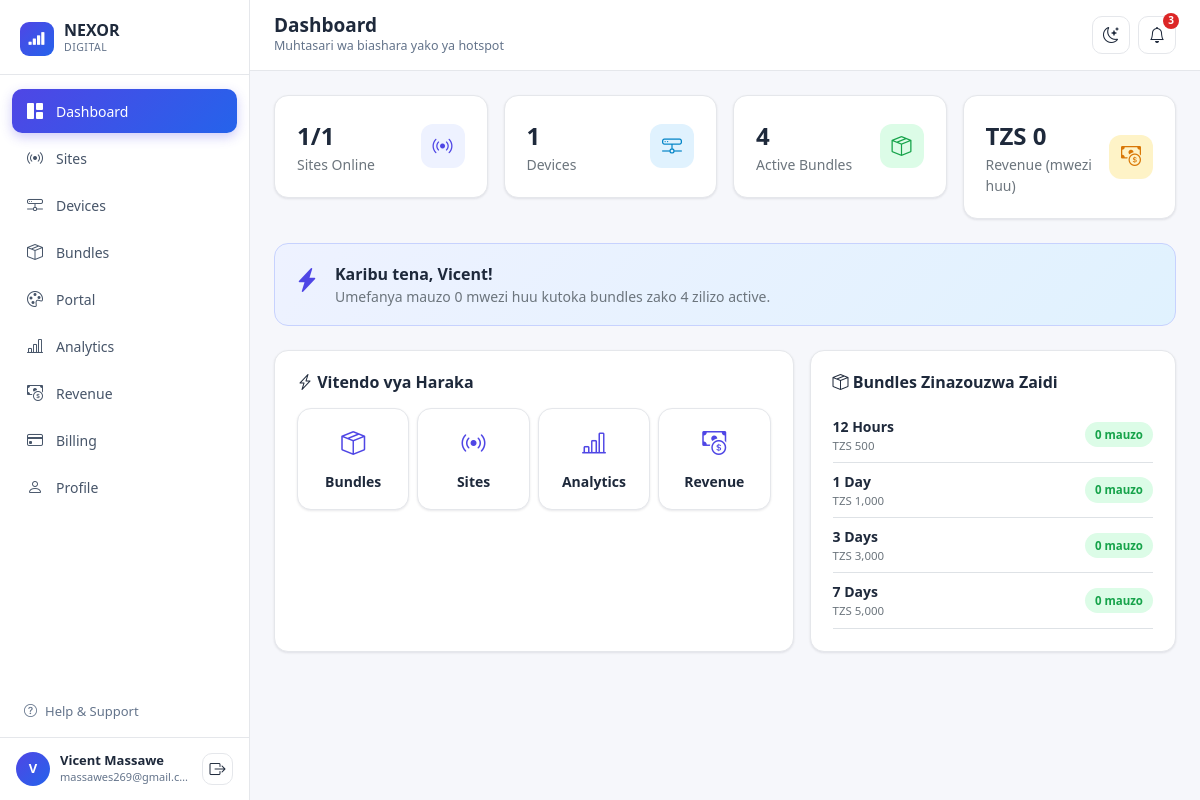
/admin.php (signed in), run on the app's committed database.
### tables this page shows
CREATE TABLE IF NOT EXISTS users (
  id             INT AUTO_INCREMENT PRIMARY KEY,
  username       VARCHAR(50)  NOT NULL UNIQUE,
  password_hash  VARCHAR(255) NOT NULL,
  first_name     VARCHAR(100) NOT NULL DEFAULT '',
  last_name      VARCHAR(100) NOT NULL DEFAULT '',
  email          VARCHAR(150) NOT NULL,
  phone          VARCHAR(30)  DEFAULT '',
  account_type   VARCHAR(50)  DEFAULT 'Customer Account',
  member_since   DATE         DEFAULT NULL,
  bank_name      VARCHAR(50)  DEFAULT '',
  account_number VARCHAR(50)  DEFAULT '',
  plan           VARCHAR(50)  DEFAULT 'Free',
  plan_price     INT          DEFAULT 0,
  billing_cycle  VARCHAR(20)  DEFAULT 'Monthly',
  next_renewal   DATE         DEFAULT NULL,
  created_at     TIMESTAMP    DEFAULT CURRENT_TIMESTAMP
);

CREATE TABLE IF NOT EXISTS sites (
  id           INT AUTO_INCREMENT PRIMARY KEY,
  name         VARCHAR(150) NOT NULL,
  location     VARCHAR(200) DEFAULT '',
  status       ENUM('online','offline') DEFAULT 'online',
  created_at   TIMESTAMP DEFAULT CURRENT_TIMESTAMP
);

CREATE TABLE IF NOT EXISTS bundles (
  id             INT AUTO_INCREMENT PRIMARY KEY,
  name           VARCHAR(100) NOT NULL,
  duration_value INT NOT NULL DEFAULT 1,
  duration_unit  ENUM('hours','days','weeks') DEFAULT 'days',
  price          INT NOT NULL DEFAULT 0,
  speed          VARCHAR(50) DEFAULT 'Unlimited',
  data_limit     VARCHAR(50) DEFAULT 'Unlimited',
  status         ENUM('active','inactive') DEFAULT 'active',
  created_at     TIMESTAMP DEFAULT CURRENT_TIMESTAMP
);

### admin.php (called while the page is built, shortened)
<?php
require __DIR__ . '/includes/config.php';
$page = $_GET['page'] ?? 'dashboard';
$data = load_app_data();
require __DIR__ . '/includes/layout_top.php';
require __DIR__ . "/pages/{$page}.php";
require __DIR__ . '/includes/layout_bottom.php';

### includes/config.php (called while the page is built, shortened)
<?php
function money(float $amount): string {
    return number_format($amount, 0);
}
function current_user_id(): int {
    return (int) ($_SESSION['user_id'] ?? 1);
}
function load_app_data(): array {
    $pdo = db();
    $userId = current_user_id();
    $profile = $pdo->prepare('SELECT * FROM users WHERE id = ?');
    $profile->execute([$userId]);
    $user = $profile->fetch() ?: [];
    $sites = $pdo->query(
        'SELECT s.*, COUNT(d.id) AS device_count
           FROM sites s
           LEFT JOIN devices d ON d.site_id = s.id
          GROUP BY s.id
          ORDER BY s.id'
    )->fetchAll();
    $devices = $pdo->query('SELECT * FROM devices ORDER BY id')->fetchAll();
    $bundles = $pdo->query(
        "SELECT b.*,
                COALESCE(m.qty, 0) AS sales_month,
                COALESCE(m.revenue, 0) AS revenue_month
           FROM bundles b
           LEFT JOIN (
                SELECT bundle_id, SUM(quantity) AS qty, SUM(amount) AS revenue
                  FROM sales
                 WHERE YEAR(sold_at) = YEAR(CURDATE()) AND MONTH(sold_at) = MONTH(CURDATE())
                 GROUP BY bundle_id
           ) m ON m.bundle_id = b.id
          ORDER BY b.id"
    )->fetchAll();
    $invoices = $pdo->query('SELECT * FROM billing_invoices ORDER BY invoice_date DESC')->fetchAll();
    $portalStmt = $pdo->query('SELECT * FROM portal_settings WHERE id = 1');
    $portal = $portalStmt->fetch() ?: [
        'business_name' => 'GAMBADEN HOTSPOT',
        'welcome_text'  => 'Internet ya Uhakika kwa Bei Nafuu',
        'primary_color' => '#4f46e5',
        'lipa_number'   => '140197316',
        'contact_phone' => '+255745325531',
    ];
    return [
        'sites' => $sites,
        'devices' => $devices,
        'bundles' => $bundles,
        'portal' => $portal,
        'profile' => [
            'first_name' => $user['first_name'] ?? '',
            'last_name'  => $user['last_name'] ?? '',
            'email'      => $user['email'] ?? '',
            'phone'      => $user['phone'] ?? '',
            'account_type' => $user['account_type'] ?? 'Customer Account',
            'member_since' => !empty($user['member_since']) ? date('d M Y', strtotime($user['member_since'])) : '',
            'bank_name'    => $user['bank_name'] ?? '',
            'account_number' => $user['account_number'] ?? '',
        ],
        'billing' => [
            'plan'         => $user['plan'] ?? 'Free',
            'price'        => (int) ($user['plan_price'] ?? 0),
            'cycle'        => $user['billing_cycle'] ?? 'Monthly',
            'next_renewal' => !empty($user['next_renewal']) ? date('d M Y', strtotime($user['next_renewal'])) : '',
            'invoices'     => array_map(fn($inv) => [
                'id' => $inv['invoice_no'],
                'date' => date('d M Y', strtotime($inv['invoice_date'])),
                'amount' => (int) $inv['amount'],
                'status' => $inv['status'],
            ], $invoices),
        ],
    ];
}

### pages/dashboard.php (the view)
<?php if (!defined('NEXOR_APP')) { http_response_code(403); exit; }
$totalSites    = count($data['sites']);
$onlineSites   = count(array_filter($data['sites'], fn($s) => $s['status'] === 'online'));
$totalDevices  = count($data['devices']);
$activeBundles = count(array_filter($data['bundles'], fn($b) => $b['status'] === 'active'));
$monthRevenue  = array_sum(array_column($data['bundles'], 'revenue_month'));
$monthSales    = array_sum(array_column($data['bundles'], 'sales_month'));
?>
<div class="row g-3 mb-4">
  <div class="col-6 col-lg-3">
    <div class="nx-card nx-card-body d-flex align-items-center justify-content-between">
      <div>
        <div class="fs-4 fw-bold"><?= $onlineSites ?>/<?= $totalSites ?></div>
        <div class="text-secondary small">Sites Online</div>
      </div>
      <div class="nx-stat-icon" style="background:#eef2ff;color:var(--nx-primary);"><i class="bi bi-broadcast"></i></div>
    </div>
  </div>
  <div class="col-6 col-lg-3">
    <div class="nx-card nx-card-body d-flex align-items-center justify-content-between">
      <div>
        <div class="fs-4 fw-bold"><?= $totalDevices ?></div>
        <div class="text-secondary small">Devices</div>
      </div>
      <div class="nx-stat-icon" style="background:#e0f2fe;color:#0284c7;"><i class="bi bi-hdd-network"></i></div>
    </div>
  </div>
  <div class="col-6 col-lg-3">
    <div class="nx-card nx-card-body d-flex align-items-center justify-content-between">
      <div>
        <div class="fs-4 fw-bold"><?= $activeBundles ?></div>
        <div class="text-secondary small">Active Bundles</div>
      </div>
      <div class="nx-stat-icon" style="background:#dcfce7;color:var(--nx-success);"><i class="bi bi-box-seam"></i></div>
    </div>
  </div>
  <div class="col-6 col-lg-3">
    <div class="nx-card nx-card-body d-flex align-items-center justify-content-between">
      <div>
        <div class="fs-4 fw-bold">TZS <?= money($monthRevenue) ?></div>
        <div class="text-secondary small">Revenue (mwezi huu)</div>
      </div>
      <div class="nx-stat-icon" style="background:#fef3c7;color:var(--nx-warning);"><i class="bi bi-cash-coin"></i></div>
    </div>
  </div>
</div>
<div class="nx-tip-banner mb-4 d-flex align-items-start gap-3">
  <i class="bi bi-lightning-charge-fill fs-4" style="color:var(--nx-primary);"></i>
  <div>
    <div class="fw-semibold">Karibu tena, <?= htmlspecialchars($data['profile']['first_name']) ?>!</div>
    <div class="text-secondary small">Umefanya mauzo <?= $monthSales ?> mwezi huu kutoka bundles zako <?= $activeBundles ?> zilizo active.</div>
  </div>
</div>
<div class="row g-3">
  <div class="col-lg-7">
    <div class="nx-card nx-card-body h-100">
      <h6 class="fw-bold mb-3"><i class="bi bi-lightning-charge"></i> Vitendo vya Haraka</h6>
      <div class="row g-2">
        <div class="col-6 col-md-3">
          <a href="admin.php?page=bundles" class="nx-card nx-card-body text-center text-decoration-none d-block py-3">
            <i class="bi bi-box-seam fs-4 d-block mb-2" style="color:var(--nx-primary);"></i>
            <span class="small fw-semibold" style="color:var(--nx-text);">Bundles</span>
          </a>
        </div>
        <div class="col-6 col-md-3">
          <a href="admin.php?page=sites" class="nx-card nx-card-body text-center text-decoration-none d-block py-3">
            <i class="bi bi-broadcast fs-4 d-block mb-2" style="color:var(--nx-primary);"></i>
            <span class="small fw-semibold" style="color:var(--nx-text);">Sites</span>
          </a>
        </div>
        <div class="col-6 col-md-3">
          <a href="admin.php?page=analytics" class="nx-card nx-card-body text-center text-decoration-none d-block py-3">
            <i class="bi bi-bar-chart-line fs-4 d-block mb-2" style="color:var(--nx-primary);"></i>
            <span class="small fw-semibold" style="color:var(--nx-text);">Analytics</span>
          </a>
        </div>
        <div class="col-6 col-md-3">
          <a href="admin.php?page=revenue" class="nx-card nx-card-body text-center text-decoration-none d-block py-3">
            <i class="bi bi-cash-coin fs-4 d-block mb-2" style="color:var(--nx-primary);"></i>
            <span class="small fw-semibold" style="color:var(--nx-text);">Revenue</span>
          </a>
        </div>
      </div>
    </div>
  </div>
  <div class="col-lg-5">
    <div class="nx-card nx-card-body h-100">
      <h6 class="fw-bold mb-3"><i class="bi bi-box-seam"></i> Bundles Zinazouzwa Zaidi</h6>
      <?php
      $top = $data['bundles'];
      usort($top, fn($a, $b) => $b['sales_month'] <=> $a['sales_month']);
      foreach (array_slice($top, 0, 4) as $b):
      ?>
      <div class="d-flex justify-content-between align-items-center py-2 border-bottom">
        <div>
          <div class="fw-semibold small"><?= htmlspecialchars($b['name']) ?></div>
          <div class="text-secondary" style="font-size:11.5px;">TZS <?= money($b['price']) ?></div>
        </div>
        <span class="nx-badge nx-badge-active"><?= $b['sales_month'] ?> mauzo</span>
      </div>
      <?php endforeach; ?>
    </div>
  </div>
</div>

### includes/sidebar.php (shortened to what this page needs)
<aside class="nx-sidebar">
  <div class="nx-sidebar-brand">
    <div class="logo-mark"><i class="bi bi-reception-4"></i></div>
    <div>
      <div class="brand-name">NEXOR</div>
      <div class="brand-sub">DIGITAL</div>
    </div>
  </div>
  <nav class="nx-nav">
    <?php
    $nx_links = [
      'dashboard' => ['bi-grid-1x2-fill',   'Dashboard'],
      'sites'     => ['bi-broadcast',       'Sites'],
      'devices'   => ['bi-hdd-network',     'Devices'],
      'bundles'   => ['bi-box-seam',        'Bundles'],
      'portal'    => ['bi-palette',         'Portal'],
      'analytics' => ['bi-bar-chart-line',  'Analytics'],
      'revenue'   => ['bi-cash-coin',       'Revenue'],
      'billing'   => ['bi-credit-card',     'Billing'],
      'profile'   => ['bi-person',          'Profile'],
    ];
    foreach ($nx_links as $key => [$icon, $label]):
    ?>
    <a href="admin.php?page=<?= $key ?>" class="<?= $page === $key ? 'active' : '' ?>">
      <i class="bi <?= $icon ?>"></i> <?= $label ?>
    </a>
    <?php endforeach; ?>
  </nav>
  <div class="px-3 pb-2">
    <a href="#" class="d-flex align-items-center gap-2 px-2 py-2 text-decoration-none" style="color:var(--nx-muted);font-size:13px;">
      <i class="bi bi-question-circle"></i> Help &amp; Support
    </a>
  </div>
  <div class="nx-sidebar-footer">
    <div class="nx-avatar"><?= strtoupper(substr($data['profile']['first_name'], 0, 1)) ?></div>
    <div class="flex-grow-1 overflow-hidden">
      <div class="who text-truncate"><?= htmlspecialchars($data['profile']['first_name'] . ' ' . $data['profile']['last_name']) ?></div>
      <div class="email text-truncate"><?= htmlspecialchars($data['profile']['email']) ?></div>
    </div>
    <a href="logout.php" class="nx-icon-btn" title="Logout" style="width:32px;height:32px;">
      <i class="bi bi-box-arrow-right"></i>
    </a>
  </div>
</aside>

### assets/css/style.css (style rules this page uses)
:root { --nx-primary: #4f46e5; --nx-primary-dark: #4338ca; --nx-accent: #2563eb; --nx-bg: #f6f7fb; --nx-surface: #ffffff; --nx-border: #e5e7eb; --nx-text: #1e293b; --nx-muted: #64748b; --nx-sidebar-bg: #ffffff; --nx-sidebar-text: #475569; --nx-success: #16a34a; --nx-success-bg: #dcfce7; --nx-warning: #d97706; --nx-warning-bg: #fef3c7; --nx-danger: #dc2626; --nx-danger-bg: #fee2e2; --nx-shadow: 0 1px 3px rgba(15, 23, 42, .06), 0 1px 2px rgba(15, 23, 42, .04); }
body { background: var(--nx-bg); color: var(--nx-text); font-family: "Segoe UI", system-ui, -apple-system, sans-serif; }
a { color: var(--nx-accent); }
.nx-sidebar { width: 250px; flex-shrink: 0; background: var(--nx-sidebar-bg); border-right: 1px solid var(--nx-border); display: flex; flex-direction: column; transition: transform .2s ease; }
.nx-sidebar-brand { padding: 22px 20px 18px; display: flex; align-items: center; gap: 10px; border-bottom: 1px solid var(--nx-border); }
.nx-sidebar-brand .logo-mark { width: 34px; height: 34px; border-radius: 9px; background: linear-gradient(135deg, var(--nx-primary), var(--nx-accent)); display: flex; align-items: center; justify-content: center; color: #fff; font-weight: 800; font-size: 17px; flex-shrink: 0; }
.nx-sidebar-brand .brand-name { font-weight: 800; font-size: 16px; color: var(--nx-text); line-height: 1.1; }
.nx-sidebar-brand .brand-sub { font-size: 10.5px; color: var(--nx-muted); letter-spacing: .5px; }
.nx-nav { padding: 14px 12px; flex: 1; overflow-y: auto; }
.nx-nav a { display: flex; align-items: center; gap: 12px; padding: 10px 14px; border-radius: 10px; color: var(--nx-sidebar-text); text-decoration: none; font-size: 14px; font-weight: 500; margin-bottom: 3px; transition: background .15s, color .15s; }
.nx-nav a i { font-size: 16px; width: 18px; text-align: center; }
.nx-nav a.active { background: linear-gradient(135deg, var(--nx-primary), var(--nx-accent)); color: #fff; box-shadow: 0 4px 12px rgba(79, 70, 229, .28); }
.nx-sidebar-footer { padding: 14px 16px; border-top: 1px solid var(--nx-border); display: flex; align-items: center; gap: 10px; }
.nx-avatar { width: 34px; height: 34px; border-radius: 50%; background: linear-gradient(135deg, var(--nx-primary), var(--nx-accent)); color: #fff; font-weight: 700; font-size: 13px; display: flex; align-items: center; justify-content: center; flex-shrink: 0; }
.nx-sidebar-footer .who { font-size: 13px; font-weight: 600; color: var(--nx-text); line-height: 1.2; }
.nx-sidebar-footer .email { font-size: 11px; color: var(--nx-muted); }
.nx-icon-btn { width: 38px; height: 38px; border-radius: 10px; border: 1px solid var(--nx-border); background: var(--nx-surface); color: var(--nx-text); display: flex; align-items: center; justify-content: center; position: relative; }
.nx-card { background: var(--nx-surface); border: 1px solid var(--nx-border); border-radius: 14px; box-shadow: var(--nx-shadow); }
.nx-card-body { padding: 22px; }
.nx-stat-icon { width: 44px; height: 44px; border-radius: 12px; display: flex; align-items: center; justify-content: center; font-size: 20px; flex-shrink: 0; }
.nx-tip-banner { background: linear-gradient(135deg, #eef2ff, #e0f2fe); border: 1px solid #c7d2fe; border-radius: 14px; padding: 18px 20px; }
.nx-badge { font-size: 11.5px; font-weight: 700; padding: 4px 10px; border-radius: 20px; }
.nx-badge-active { background: var(--nx-success-bg); color: var(--nx-success); }

### data on the page
users: first_name "V", first_name+last_name "Vicent Massawe", email "massawes269@gmail.c…", first_name "Vicent"
sites: status "1"
bundles: name "12 Hours", price "500", sales_month "0"
bundles: name "1 Day", price "1,000", sales_month "0"
bundles: name "3 Days", price "3,000", sales_month "0"
bundles: name "7 Days", price "5,000", sales_month "0"

### other printed values
$label "Dashboard"
$label "Sites"
$label "Devices"
$label "Bundles"
$label "Portal"
$label "Analytics"
$label "Revenue"
$label "Billing"
$label "Profile"
$pageTitle "Dashboard"
$pageSubtitle "Muhtasari wa biashara yako ya hotspot"
$totalSites "1"
$totalDevices "1"
$activeBundles "4"
money($monthRevenue) "0"
